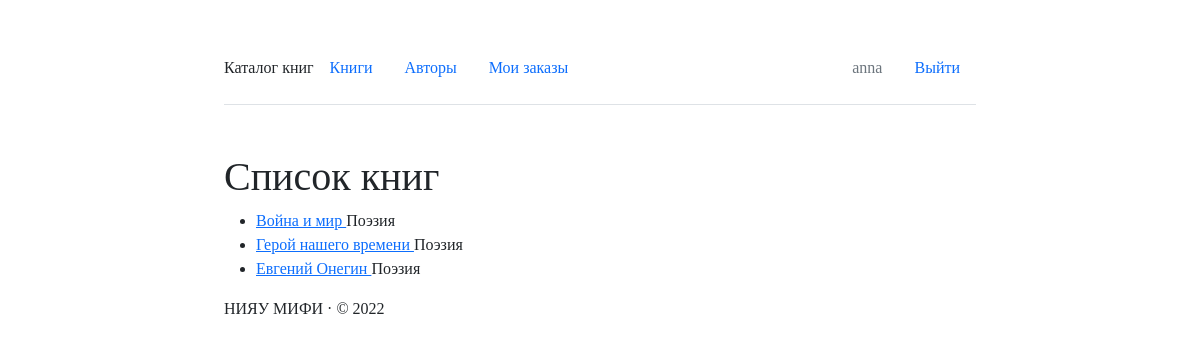
The app's page /books/ (signed in) with its own data.
### catalog/models.py (models this page shows, shortened)
class Book(models.Model):
    title = models.CharField(max_length=255, verbose_name="Название книги")
    genre = models.ForeignKey(
        'Genre', on_delete=models.CASCADE, verbose_name='Жанр книги',
        null=True)
    language = models.ForeignKey(
        'Language', on_delete=models.CASCADE, verbose_name='Язык книги',
        null=True)
    author = models.ManyToManyField(
        'Author', verbose_name='Автор книги')
    summary = models.TextField(
        max_length=1000, verbose_name='Аннотация книги')
    isbn = models.CharField(
        max_length=13, verbose_name="ISBN",
        help_text='Должно содержать 13 символов ,')
    visitors_count = models.IntegerField(default=0)
    class Meta:
        ordering = ('title',)
        verbose_name = 'Книга'
        verbose_name_plural = 'Книги'
    def get_absolute_url(self):
        return reverse('book-detail', args=[str(self.id)])
    def display_author(self):
        return ', '.join([author.last_name for author in self.author.all()])
    display_author.short_description = 'Авторы'

class Genre(models.Model):
    name = models.CharField(
        max_length=200, help_text='Введите жанр книги',
        verbose_name='Жанр книги')
    def __str__(self):
        return self.name
    class Meta:
        ordering = ('name',)
        verbose_name = 'Жанр'
        verbose_name_plural = 'Жанры'

### catalog/views.py (the view)
# urls.py: re_path(r"^books/$", views.BookListView.as_view(), name="books"),
class BookListView(generic.ListView):
    model = Book
    paginate_by = 10

### catalog/templates/catalog/book_list.html
{%extends "base.html"%}
{%block content%}
<h1>Список книг</h1>
  {%if book_list%}
    <ul>
      {% for book in book_list %}
      <li>
        <a href="{{book.get_absolute_url}}">
          {{book.title}}
        </a>
        {{book.genre}}
      </li>
      {% endfor %}
    </ul>
  {%else%}
    <p>В базе данных нет книг</p>
  {%endif%}
{%endblock%}

### catalog/templates/base.html (shortened to what this page needs)
{% load static %}
<html>
<head>
    <link href="https://cdn.jsdelivr.net/npm/bootstrap@5.2.2/dist/css/bootstrap.min.css" rel="stylesheet"
>
    <link rel="stylesheet" href="https://cdn.jsdelivr.net/npm/bootstrap-icons@1.9.1/font/bootstrap-icons.css">
    <link rel="stylesheet" href="{%static 'css/main.css'%}">
</head>
<body>
    <div class="col-lg-8 mx-auto p-4 py-md-5">
        <header class="d-flex align-items-center pb-3 mb-5 border-bottom">
            <a href="/" class="d-flex align-items-center text-dark text-decoration-none navbar-header">
                Каталог книг
            </a>
            <nav class="nav">
                <a href="{%url 'books'%}" class="nav-link">Книги</a>
                <a href="{%url 'authors'%}" class="nav-link">Авторы</a>
                {%if user.is_authenticated%}
                <a href="{%url 'my-borrowed'%}" class="nav-link">Мои заказы</a>
                {%endif%}
            </nav>
            <nav class="nav ms-auto">
                {%if user.is_authenticated%}
                <a class="nav-link disabled">{{user.get_username}}</a>
                <a href="{% url 'logout'%}?next={{request.path}}" class="nav-link">Выйти</a>
                {%else%}
                <a href="{% url 'login'%}?next={{request.path}}" class="nav-link">Войти</a>
                {%endif%}
            </nav>
        </header>
        <main>
            {%block content%}
            {%endblock%}
        </main>
        <footer>
            НИЯУ МИФИ &middot; &copy; 2022
        </footer>
    </div>
</body>
</html>

### catalog/static/css/main.css (style rules this page uses)
body { font-family: Avenir Next Cyr; }

### records on screen
Book: title "Война и мир", genre "Поэзия"
Book: title "Герой нашего времени", genre "Поэзия"
Book: title "Евгений Онегин", genre "Поэзия"

### other values on screen
{{ user.get_username }} "anna"
